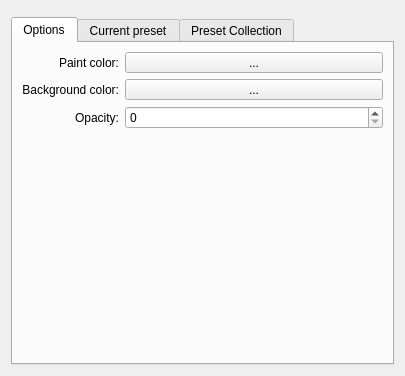
<?xml version="1.0" encoding="UTF-8"?>
<ui version="4.0">
 <class>WdgPaintActionEditor</class>
 <widget class="QWidget" name="WdgPaintActionEditor">
  <property name="geometry">
   <rect>
    <x>0</x>
    <y>0</y>
    <width>405</width>
    <height>376</height>
   </rect>
  </property>
  <layout class="QGridLayout" name="gridLayout">
   <item row="0" column="0">
    <widget class="KisNodeQueryPathEditor" name="nodeQueryPathEditor" native="true"/>
   </item>
   <item row="1" column="0">
    <widget class="QTabWidget" name="tabWidget">
     <property name="currentIndex">
      <number>0</number>
     </property>
     <widget class="QWidget" name="tab">
      <attribute name="title">
       <string>Options</string>
      </attribute>
      <layout class="QGridLayout" name="gridLayout_2">
       <item row="0" column="0">
        <widget class="QLabel" name="label">
         <property name="text">
          <string>Paint color:</string>
         </property>
         <property name="alignment">
          <set>Qt::AlignRight|Qt::AlignTrailing|Qt::AlignVCenter</set>
         </property>
        </widget>
       </item>
       <item row="0" column="1">
        <widget class="QToolButton" name="paintColor">
         <property name="sizePolicy">
          <sizepolicy hsizetype="Expanding" vsizetype="Fixed">
           <horstretch>0</horstretch>
           <verstretch>0</verstretch>
          </sizepolicy>
         </property>
         <property name="text">
          <string>...</string>
         </property>
        </widget>
       </item>
       <item row="1" column="0">
        <widget class="QLabel" name="label_2">
         <property name="text">
          <string>Background color:</string>
         </property>
         <property name="alignment">
          <set>Qt::AlignRight|Qt::AlignTrailing|Qt::AlignVCenter</set>
         </property>
        </widget>
       </item>
       <item row="1" column="1">
        <widget class="QToolButton" name="backgroundColor">
         <property name="sizePolicy">
          <sizepolicy hsizetype="Expanding" vsizetype="Fixed">
           <horstretch>0</horstretch>
           <verstretch>0</verstretch>
          </sizepolicy>
         </property>
         <property name="text">
          <string>...</string>
         </property>
        </widget>
       </item>
       <item row="3" column="1">
        <spacer name="verticalSpacer">
         <property name="orientation">
          <enum>Qt::Vertical</enum>
         </property>
         <property name="sizeHint" stdset="0">
          <size>
           <width>236</width>
           <height>147</height>
          </size>
         </property>
        </spacer>
       </item>
       <item row="2" column="0">
        <widget class="QLabel" name="label_3">
         <property name="text">
          <string>Opacity:</string>
         </property>
         <property name="alignment">
          <set>Qt::AlignRight|Qt::AlignTrailing|Qt::AlignVCenter</set>
         </property>
        </widget>
       </item>
       <item row="2" column="1">
        <widget class="KisIntParseSpinBox" name="opacity">
         <property name="sizePolicy">
          <sizepolicy hsizetype="Expanding" vsizetype="Fixed">
           <horstretch>0</horstretch>
           <verstretch>0</verstretch>
          </sizepolicy>
         </property>
         <property name="minimum">
          <number>0</number>
         </property>
         <property name="maximum">
          <number>100</number>
         </property>
         <property name="sliderEnabled" stdset="0">
          <bool>true</bool>
         </property>
        </widget>
       </item>
      </layout>
     </widget>
     <widget class="QWidget" name="tab_2">
      <attribute name="title">
       <string>Current preset</string>
      </attribute>
      <layout class="QGridLayout" name="gridLayout_3">
       <item row="0" column="0">
        <widget class="QLabel" name="label_4">
         <property name="text">
          <string>Paint op:</string>
         </property>
         <property name="alignment">
          <set>Qt::AlignRight|Qt::AlignTrailing|Qt::AlignVCenter</set>
         </property>
        </widget>
       </item>
       <item row="0" column="1">
        <widget class="QComboBox" name="paintOps">
         <property name="sizePolicy">
          <sizepolicy hsizetype="Expanding" vsizetype="Fixed">
           <horstretch>0</horstretch>
           <verstretch>0</verstretch>
          </sizepolicy>
         </property>
        </widget>
       </item>
       <item row="1" column="0" colspan="2">
        <widget class="QFrame" name="frmOptionWidgetContainer">
         <property name="sizePolicy">
          <sizepolicy hsizetype="Expanding" vsizetype="Expanding">
           <horstretch>0</horstretch>
           <verstretch>4</verstretch>
          </sizepolicy>
         </property>
         <property name="frameShape">
          <enum>QFrame::StyledPanel</enum>
         </property>
         <property name="frameShadow">
          <enum>QFrame::Raised</enum>
         </property>
        </widget>
       </item>
      </layout>
     </widget>
     <widget class="QWidget" name="tab_3">
      <attribute name="title">
       <string>Preset Collection</string>
      </attribute>
      <layout class="QVBoxLayout" name="verticalLayout">
       <item>
        <widget class="KisPresetChooser" name="wdgPresetChooser" native="true">
         <property name="sizePolicy">
          <sizepolicy hsizetype="Preferred" vsizetype="Preferred">
           <horstretch>4</horstretch>
           <verstretch>4</verstretch>
          </sizepolicy>
         </property>
        </widget>
       </item>
      </layout>
     </widget>
    </widget>
   </item>
  </layout>
 </widget>
 <customwidgets>
  <customwidget>
   <class>KisIntParseSpinBox</class>
   <extends>QSpinBox</extends>
   <header>kis_int_parse_spin_box.h</header>
  </customwidget>
  <customwidget>
   <class>KisPresetChooser</class>
   <extends>QWidget</extends>
   <header>widgets/kis_preset_chooser.h</header>
   <container>1</container>
  </customwidget>
  <customwidget>
   <class>KisNodeQueryPathEditor</class>
   <extends>QWidget</extends>
   <header>recorder/kis_node_query_path_editor.h</header>
   <container>1</container>
  </customwidget>
 </customwidgets>
 <resources/>
 <connections/>
</ui>
